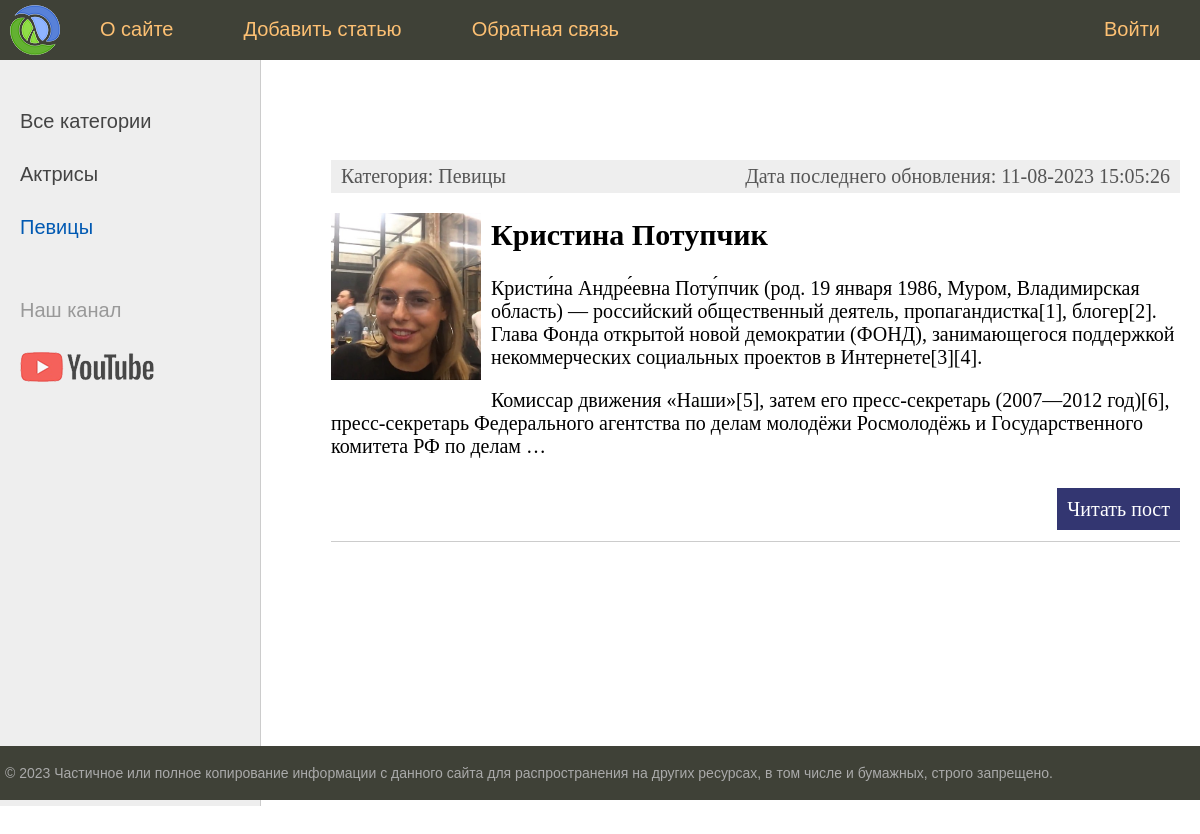
The app's page /category/2/ with its own data.
### women/models.py (models this page shows, shortened)
class Category(models.Model):
    name = models.CharField(max_length=100, db_index=True, verbose_name="Категория")
    def __str__(self):
        return self.name
    def get_absolute_url(self):
        return reverse('category', kwargs={'cat_id': self.pk})
    class Meta:
        verbose_name = "Категории"
        verbose_name_plural = "Категории"
        ordering = ['id', 'name']

class Women(models.Model):
    title = models.CharField(max_length=255, verbose_name="Заголовок")
    content = models.TextField(blank=True, verbose_name="Текст статьи")
    photo = models.ImageField(upload_to="photos/%Y/%m/%d/", verbose_name="Фото")
    time_create = models.DateTimeField(auto_now_add=True, verbose_name="Время создания")
    time_update = models.DateTimeField(auto_now=True, verbose_name="Время изменения")
    is_published = models.BooleanField(default=True, verbose_name="Публикация")
    cat = models.ForeignKey('Category', on_delete=models.PROTECT, null=True, verbose_name="Категории")
    def get_absolute_url(self):
        return reverse('post', kwargs={'post_id': self.pk})
    class Meta:
        verbose_name = "Известные женщины"
        verbose_name_plural = "Известные женщины"
        ordering = ['time_create', 'title']

### women/views.py (the view)
# urls.py: path('category/<int:cat_id>/', show_category, name='category'),
def show_category(request, cat_id):
    posts = Women.objects.all().filter(cat_id=cat_id)
    categories = Category.objects.all()
    if len(posts) == 0:
        raise Http404()
    context = {
        'posts': posts,
        'cats': categories,
        'menu': menu,
        'title': 'Отображение по рубрикам',
        'cat_selected': cat_id,
    }
    return render(request, 'women/index.html', context=context)

### women/templates/women/index.html (shortened to what this page needs)
{% extends 'women/base.html' %}
{% block content %}
<ul class="list-articles">
    {% for p in posts %}
    <li>
        <div class="article-panel">
            <p class="first">Категория: {{p.cat}}</p>
            <p class="last">Дата последнего обновления: {{p.time_update|date:"d-m-Y H:i:s"}}</p>
        </div>
        {% if p.photo %}
        <p><img class="img-article-left thumb" src="{{ p.photo.url }}"></p>
        {% endif %}
        <h2>{{p.title}}</h2>
        {% autoescape off %}
        {{p.content|linebreaks|truncatewords:50}}
        {% endautoescape %}
        <p class="link-read-post"><a href="{{ p.get_absolute_url }}">Читать пост</a></p>
    </li>
    {% endfor %}
</ul>
{% endblock %}

### women/templates/women/base.html (shortened to what this page needs)
{% load static %}
<!DOCTYPE html>
<html>
<head>
    <link type="text/css" href="{% static 'women/css/styles.css' %}" rel="stylesheet"/>
</head>
<body>
<table class="table-page" border=0 cellpadding="0" cellspacing="0">
    <tr>
        <td valign=top>
            {% block mainmenu %}
            <div class="header">
                <ul id="mainmenu" class="mainmenu">
                    <li class="logo"><a href="{% url 'home' %}">
                        <div class="logo"></div>
                    </a></li>
                    {% for m in menu %}
                    {% if not forloop.last %}
                    <li><a href="{% url m.url_name %}">{{m.title}}</a></li>
                    {% else %}
                    <li class="last"><a href="{% url m.url_name %}">{{m.title}}</a></li>
                    {% endif %}
                    {% endfor %}
                </ul>
            </div>
            {% endblock mainmenu %}
            <table class="table-content" border=0 cellpadding="0" cellspacing="0">
                <tr>
                    <td valign="top" class="left-chapters">
                        <ul id="leftchapters">
                            {% if cat_selected == 0 %}
                            <li class="selected">Все категории</li>
                            {% else %}
                            <li><a href="{% url 'home' %}">Все категории</a></li>
                            {% endif %}
                            {% for c in cats %}
                            {% if c.pk == cat_selected %}
                            <li class="selected">{{c.name}}</li>
                            {% else %}
                            <li><a href="{{ c.get_absolute_url }}">{{c.name}}</a></li>
                            {% endif %}
                            {% endfor %}
                            <li class="share">
                                <p>Наш канал</p>
                                <a class="share-yt"
                                   href="https://www.youtube.com/channel/UClJzWfGWuGJL2t-3dYKcHTA/playlists"
                                   target="_blank" rel="nofollow"></a>
                            </li>
                        </ul>
                    </td>
                    <td valign="top" class="content">
                        <div class="content-text">
                            {% block content %}
                            {% endblock %}
                        </div>
                    </td>
                </tr>
            </table>
        </td>
    </tr>
    <tr>
        <td valign=top>
            <div id="footer">
                <p>&copy; 2023 Частичное или полное копирование информации с данного сайта для распространения
                    на других ресурсах, в том числе и бумажных, строго запрещено.</p>
            </div>
        </td>
    </tr>
</table>
</body>
</html>

### women/static/women/css/styles.css (style rules this page uses)
html, body { font-family: 'Arial'; margin: 0; padding: 0; height: 100%; width: 100%; color: #444; }
a { color: #0059b2; text-decoration: none; }
img { max-width: 600px; height: auto; }
img.img-article-left { max-width: 300px; height: auto; float: left; padding: 0 10px 10px 0; }
img.img-article-left.thumb { max-width: 150px; height: auto; }
p.link-read-post { text-align: right; }
p.link-read-post a { padding: 10px; min-width: 100px; background: #333671; color: #fff; text-decoration: none; }
div.article-panel { background: #eee; padding: 5px 10px 5px 10px; box-sizing: border-box; overflow: hidden; color: #555; }
div.article-panel p.first { margin: 0; float: left; }
div.article-panel p.last { margin: 0; float: right; }
ul.list-articles { list-style: none; margin: 0; padding: 0; }
ul.list-articles li { border-bottom: 1px solid #ccc; }
.table-page { width: 100%; height: 100%; vertical-align: top; }
.table-page tr { height: 100%; }
.header { background: #3F4137; height: 60px; }
.logo { background: url('../images/logo.png') no-repeat 10px 5px; width: 70px; height: 60px; }
ul.mainmenu { list-style: none; margin: 0; padding: 0; height: 60px; color: #fdc073; font-size: 20px; overflow: hidden; }
ul.mainmenu li { float: left; margin: 18px 40px 0 30px; }
ul.mainmenu li.logo { margin: 0; }
ul.mainmenu li.last { float: right; }
ul.mainmenu li a { color: #fdc073; text-decoration: none; }
.table-content { width: 100%; min-height: 100%; height: 100%; }
.left-chapters { margin: 0; background: #eee; border-right: 1px solid #ccc; min-height: 100%; }
.left-chapters ul { width: 230px; min-height: 100%; margin: 0; padding: 20px 10px 10px 20px; list-style: none; font-size: 20px; }
.left-chapters ul li { margin: 30px 0 0 0; color: #999; }
.left-chapters ul li.selected { color: #0059b2; }
.left-chapters ul li a { color: #444; text-decoration: none; }
.left-chapters ul li.share { margin: 60px 0 0 0; }
.left-chapters ul li.share p { margin: 30px 0 30px 0; }
.left-chapters ul li.share a { display: inline-block; width: 40px; height: 40px; margin: 0 20px 0 0; }
.left-chapters ul li.share a.share-yt { width: 100%; height: 30px; background: url('../images/share_yt.png') no-repeat 0 0 }
.content { padding: 40px 20px 20px 40px; width: 100%; box-sizing: border-box; }
.content-text { margin: 60px 0 0 30px; color: #000; font-size: 20px; font-family: Yandex Sans Display Light; }
#footer { box-sizing: border-box; background: #3F4137; padding: 5px; color: #aaa; font-size: 14px; font-family: Verdana, Geneva, Arial, Helvetica; text-align: left; overflow: hidden; }

### records on screen
Category: name "Актрисы"
Category: name "Певицы"
Women: cat "Певицы", time_update "11-08-2023 15:05:26", photo (picture), title "Кристина Потупчик", content "Кристи́на Андре́евна Поту́пчик (род. 19 января 1986, Муром, Владимирская область) — российский общественный деятель, пропагандистка[1], блогер[2]. Глава Фонда открытой новой демократии (ФОНД), занимающегося поддержкой некоммерческих социальных проектов в Интернете[3][4]. Комиссар движения «Наши»[5], затем его пресс-секретарь (2007—2012 год)[6], пресс-секретарь Федерального агентства по делам молодёжи Росмолодёжь и Государственного комитета РФ по делам …"

### other values on screen
{{ m.title }} "О сайте" "Добавить статью" "Обратная связь"
{{ m.title }} "Войти"
